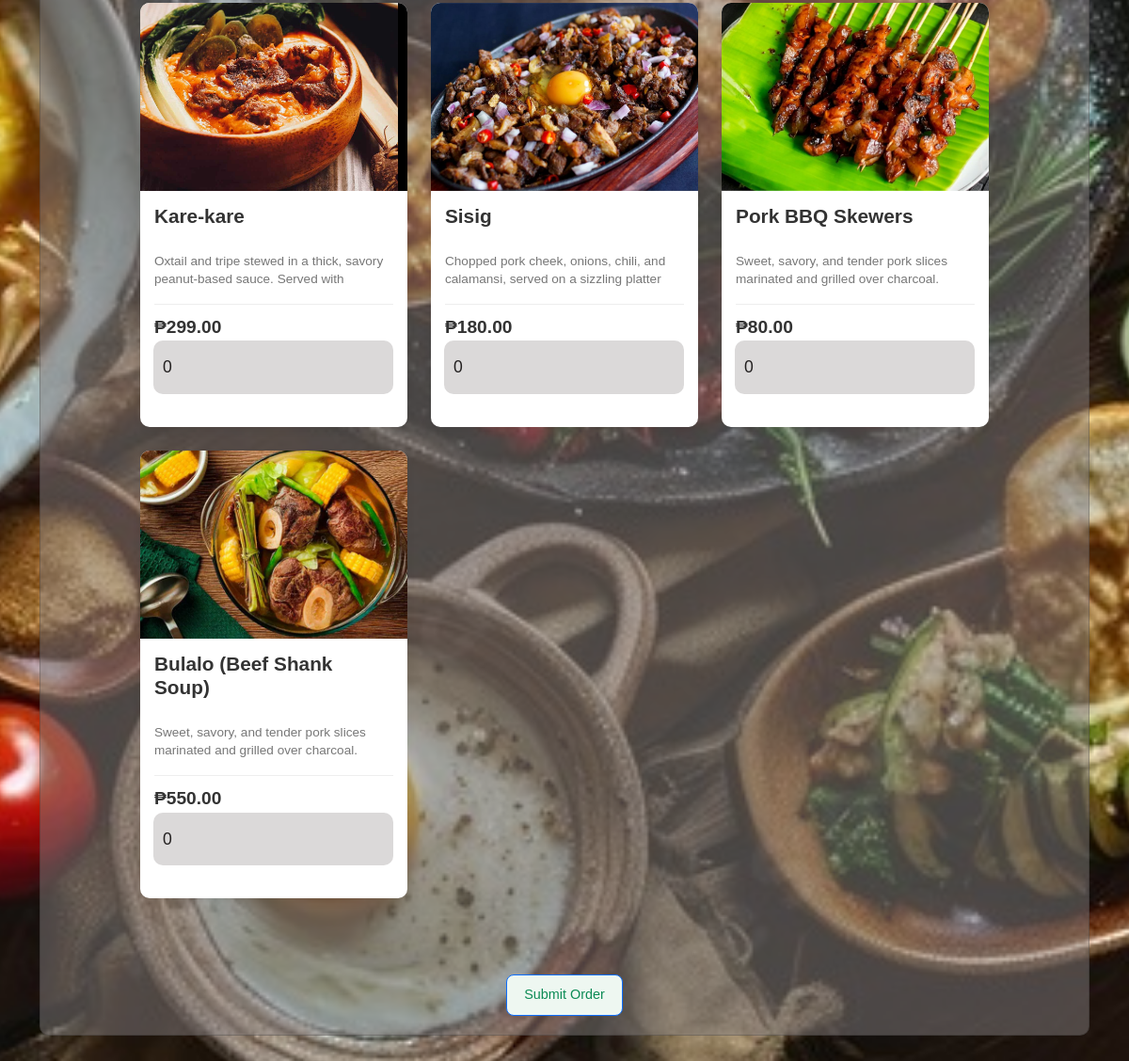
The page /add_order/customer (lower part) on the database as committed earlier.
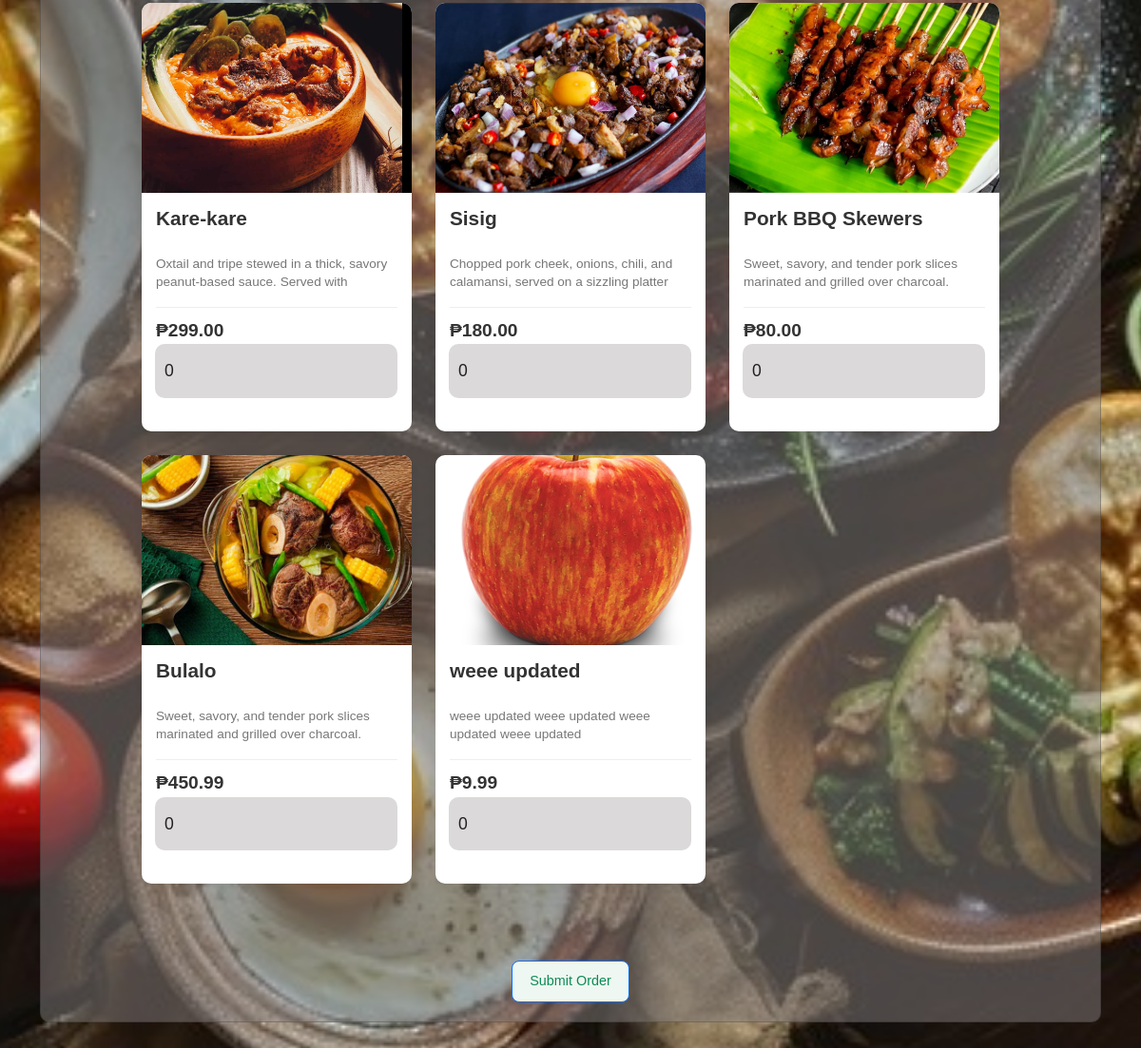
The same page on the database as committed later.
### tables this page shows
CREATE TABLE products (
                id INTEGER PRIMARY KEY AUTOINCREMENT,
                name TEXT NOT NULL,
                description TEXT NOT NULL,
                price REAL NOT NULL,
                image_url TEXT
            );

### app.py (the view, shortened to what this page needs)
@app.route("/add_order/customer", methods=["GET", "POST"])
def add_order_customer():
    conn = sqlite3.connect(DB_NAME)
    c = conn.cursor()
    search_name = request.args.get('search_name', '').strip()
    min_price = request.args.get('min_price', '')
    max_price = request.args.get('max_price', '')
    query = "SELECT * FROM products WHERE 1=1"
    params = []
    if search_name:
        query += " AND name LIKE ?"
        params.append(f"%{search_name}%")
    if min_price:
        query += " AND price >= ?"
        params.append(min_price)
    if max_price:
        query += " AND price <= ?"
        params.append(max_price)
    products = c.execute(query, params).fetchall()
    conn.close()
    return render_template(
        "add_order_customer.html",
        products=products,
        search_name=search_name,
        min_price=min_price,
        max_price=max_price
    )

### templates/add_order_customer.html (shortened to what this page needs)
{% extends "base.html" %}
{% block content %}
<div class="container mt-5 mb-5">
  <form id="orderForm" class="card" method="POST" action="{{ url_for('add_order_customer') }}" class="p-4 bg-white rounded shadow-sm">
    <div class="menu-grid-container">
      {% for product in products %}
        <div class="menu-item">
          <div class="item-header">
            <img src="{{ url_for('static', filename='img/' + product[4]) }}" alt="{{ product[1] }}">
          </div>
          <div class="item-body">
            <h3>{{ product[1] }}</h3>
            <p class="description">
              {{ product[2] }}
            </p>
            <div class="item-footer">
              <span class="price">₱{{ "%.2f"|format(product[3]) }}</span>
            </div>
            <div class="input-group">
              <input type="number" name="quantity[]" min="0" value="0" class="form-control" placeholder="Qty">
            </div>
          </div>
        </div>
      {% endfor %}
    </div>
    <center>
      <button type="submit" class="btn btn-primary mt-3">Submit Order</button>
    </center>
  </form>
</div>
{% endblock %}

Rows that differ between the two databases and show on the page:
changed products: name "Bulalo (Beef Shank Soup)" → "Bulalo"; price "550.00" → "450.99"
added products: image_url (picture), name "weee updated", description "weee updated weee updated weee updated weee updated", price "9.99"
